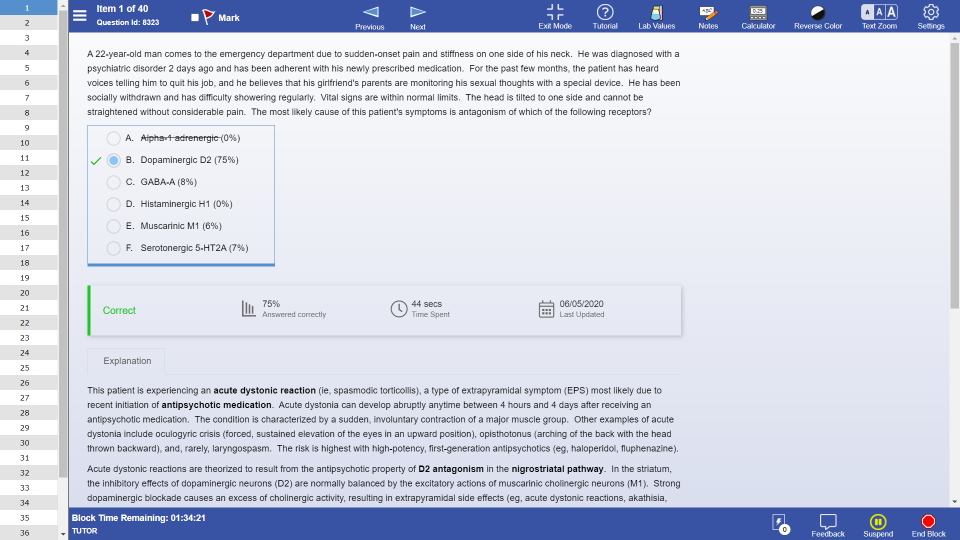
#> input picture TestPhotos/Questions/1.png, 1920 x 1080 px, found by its file name (shown at 1/2 size); its folder holds 4 pictures in this run
$ python -i pycrop.py   (imports and definitions only)
#> lines starting #> are read from the running program, lines starting #| are printed output that depends on the picture; pictures that were not available may be replaced by others from this repository, and a replacement may not be noted
from tkinter import *
from tkinter import filedialog
from PIL import Image, ImageFilter
import os.path, sys
import numpy
# [1 line not run here, left out]

originalImagesPath = ""

# [12 lines left out: function Crop, not called in this run]

def CropQuestions():
    croppedImagesPath = originalImagesPath + "\\Cropped_Questions\\"
    originalImages = os.listdir(originalImagesPath)

    if not os.path.exists(croppedImagesPath):
        os.makedirs(croppedImagesPath)

    for item in originalImages:
        imagePath = os.path.join(originalImagesPath, item)
        if os.path.isfile(imagePath):
            originalFile = os.path.basename(imagePath)
            originalFileName, originalFileExtension = os.path.splitext(originalFile)
            originalImage = Image.open(imagePath)
#> originalImage is the input picture: PIL image 1920x1080 RGBA; mean R, G, B, A 208.1, 212.9, 228.2, 255
            width, height = originalImage.size
#> width = 1920; height = 1080

            # Crops the image with the pixel coordinates defined as (left, upper, right, lower). Keep the
            # left and upper coords to "0, 0" so that it crops the image from the upper left most corner.
            croppedImage = originalImage.crop((165, 0, 1500, 1015))
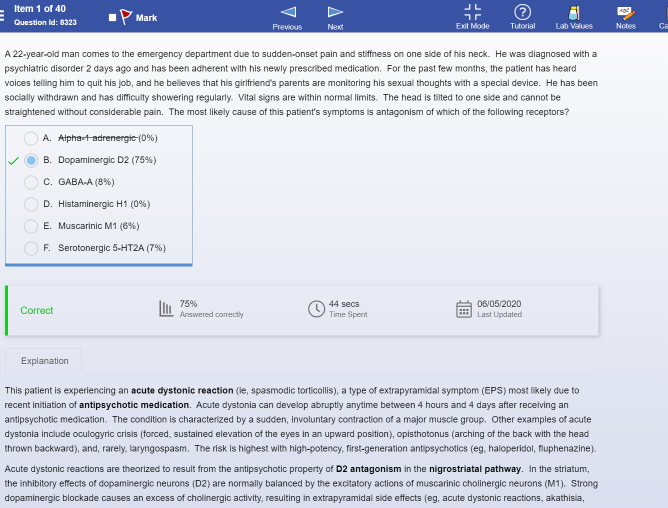
#> croppedImage: PIL image 1335x1015 RGBA (shown at 1/2 size); mean R, G, B, A 213.2, 217.3, 229.8, 255

            croppedImage.filter(ImageFilter.MedianFilter(3))
            colorArray = numpy.array(croppedImage.convert('RGB'))
            firstLetterY, firstLetterX = numpy.where(numpy.all(colorArray==[229,230,231], axis=2))  #Finds the coords for the first black pixel (should be the top of the first letter)
#> firstLetterY = 221 values from 130 to 168; firstLetterX = 221 values, max 1192 at index 212, min 77 at index 15, mean 625.5
            answerBoxBorderY, answerBoxBorderX = numpy.where(numpy.all(colorArray==[85,144,204], axis=2)) #Finds the coords for the last teal pixel (should be the bottom of the answer box)
#> answerBoxBorderY = 3177 values from 250 to 532; answerBoxBorderX = 3177 values, max 384 at index 374, min 10 at index 0, mean 197
            headerY, headerX = numpy.where(numpy.all(colorArray==[56, 82, 164], axis=2))  #Blue header/footer

            #If the answerBoxBorderY length is less than 2000 then we know that the answer box is cut off or is not in the picture
            #at all. Therefore, we want the top and bottom coords to be different to fit everything in the cropped image.
            if len(answerBoxBorderY) > 2000:
                top = 90
                bottom = answerBoxBorderY[-1] + 10
#> bottom = 542
            else:
                top = headerY[-1] + 1
                bottom = height

            right = 1250
            left = 0

            finishedImage = colorArray[top:bottom, left:right]
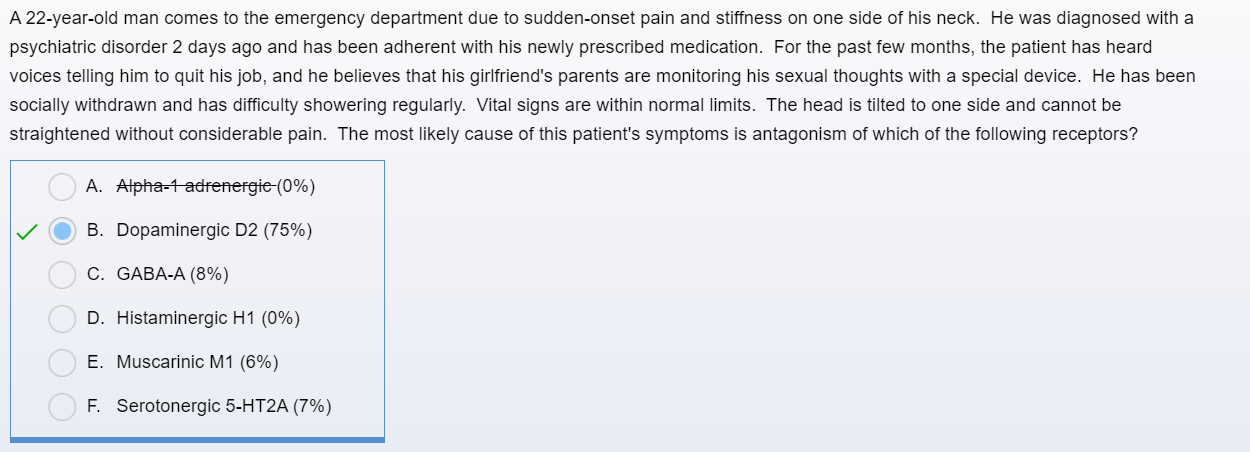
#> finishedImage: shape (452, 1250, 3); mean R, G, B 231.1, 232.9, 238.1
            finishedImageName = croppedImagesPath + originalFileName + "_Question_Cropped.png"
            Image.fromarray(finishedImage).save(finishedImageName)

#> (the run stopped early here; a loop or call above may not have finished)

$ run again, on TestPhotos/Questions/13.png
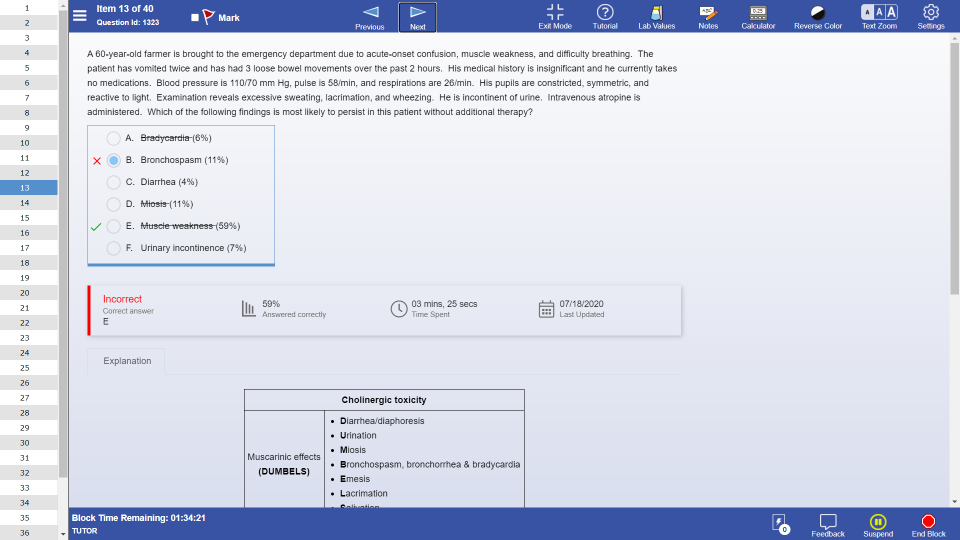
#> input picture TestPhotos/Questions/13.png, 1920 x 1080 px, found by its file name (shown at 1/2 size)
#> in CropQuestions, originalImage is the input picture: PIL image 1920x1080 RGBA; mean R, G, B, A 210.7, 215.5, 230.9, 255
#> in CropQuestions, `croppedImage = originalImage.crop((165, 0, 1500, 1015))`:
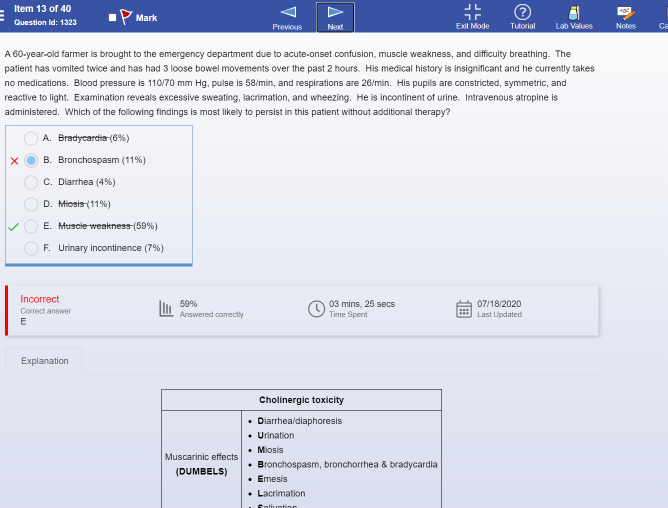
#> croppedImage: PIL image 1335x1015 RGBA (shown at 1/2 size); mean R, G, B, A 217.3, 221.1, 233.9, 255
#> firstLetterY = 240 values from 130 to 168; firstLetterX = 240 values, max 1187 at index 101, min 33 at index 14, mean 634.3
#> answerBoxBorderY = 3177 values from 250 to 532; answerBoxBorderX = 3177 values, max 384 at index 374, min 10 at index 0, mean 197
#> bottom = 542
#> in CropQuestions, `finishedImage = colorArray[top:bottom, left:right]`:
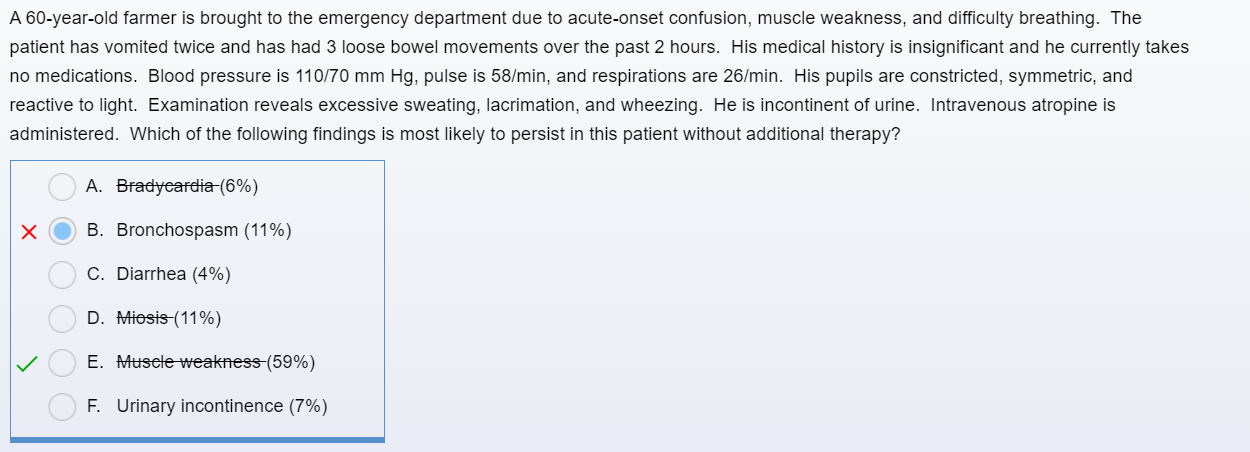
#> finishedImage: shape (452, 1250, 3); mean R, G, B 231.7, 233.5, 238.6

$ run again, on TestPhotos/Questions/14.png
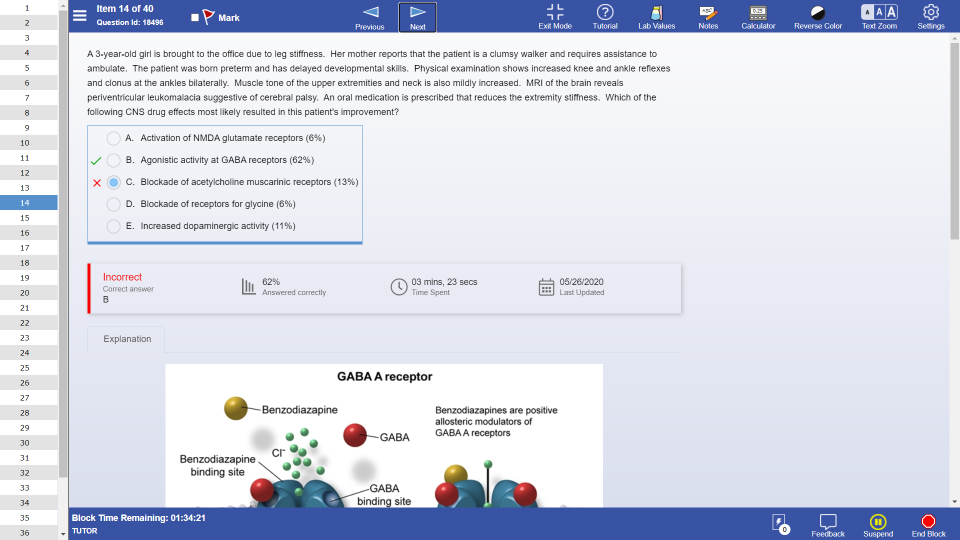
#> input picture TestPhotos/Questions/14.png, 1920 x 1080 px, found by its file name (shown at 1/2 size)
#> in CropQuestions, originalImage is the input picture: PIL image 1920x1080 RGBA; mean R, G, B, A 212.1, 216.4, 230.2, 255
#> in CropQuestions, `croppedImage = originalImage.crop((165, 0, 1500, 1015))`:
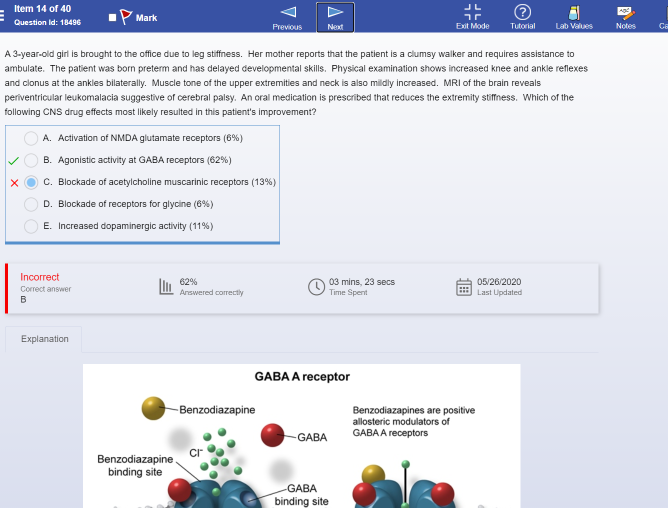
#> croppedImage: PIL image 1335x1015 RGBA (shown at 1/2 size); mean R, G, B, A 219.3, 222.4, 232.7, 255
#> firstLetterY = 214 values from 130 to 168; firstLetterX = 214 values, max 1127 at index 63, min 20 at index 21, mean 540.5
#> answerBoxBorderY = 4314 values from 250 to 488; answerBoxBorderX = 4314 values, max 559 at index 549, min 10 at index 0, mean 284.5
#> bottom = 498
#> in CropQuestions, `finishedImage = colorArray[top:bottom, left:right]`:
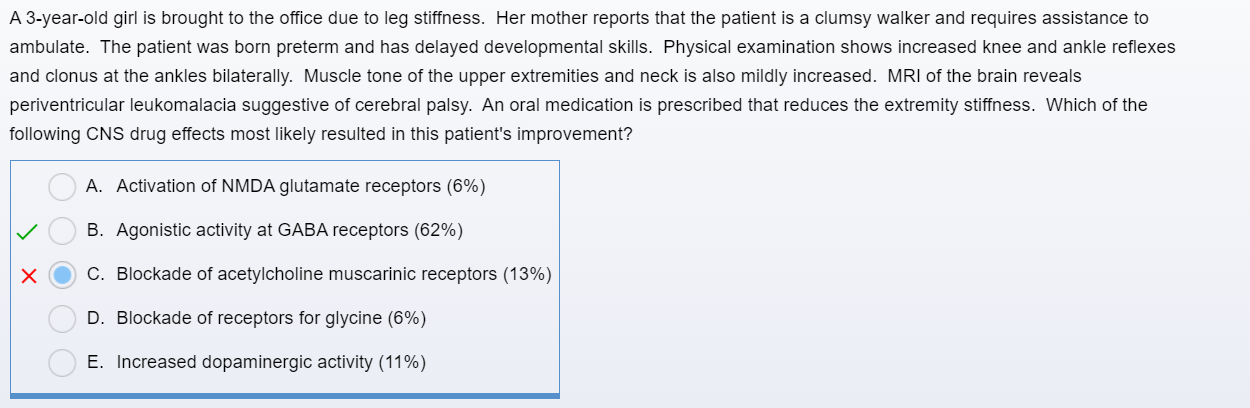
#> finishedImage: shape (408, 1250, 3); mean R, G, B 230.3, 232.1, 237

$ run again, on TestPhotos/Questions/15.png
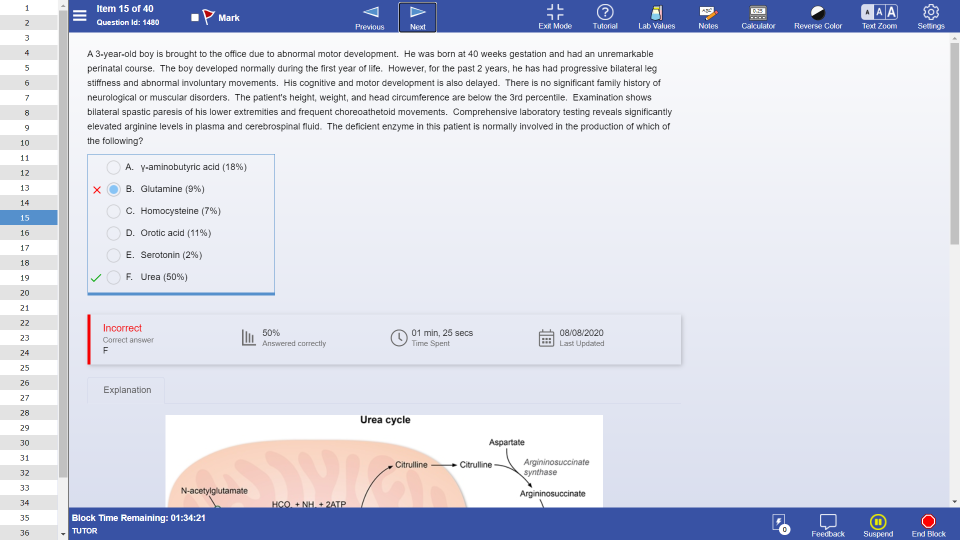
#> input picture TestPhotos/Questions/15.png, 1920 x 1080 px, found by its file name (shown at 1/2 size)
#> in CropQuestions, originalImage is the input picture: PIL image 1920x1080 RGBA; mean R, G, B, A 213, 216.2, 230, 255
#> in CropQuestions, `croppedImage = originalImage.crop((165, 0, 1500, 1015))`:
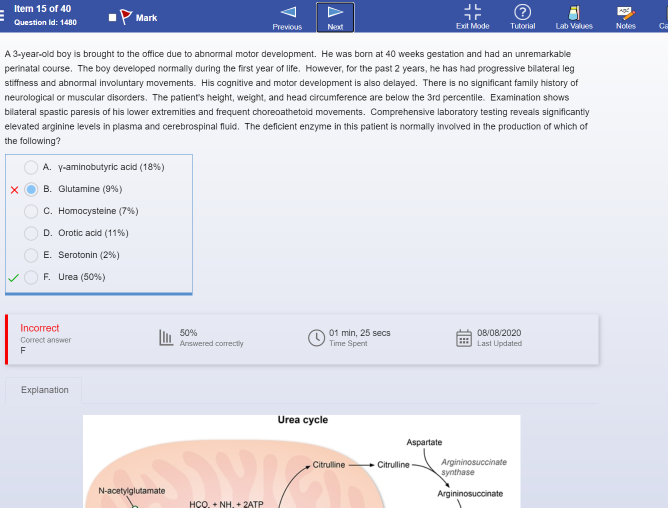
#> croppedImage: PIL image 1335x1015 RGBA (shown at 1/2 size); mean R, G, B, A 220.7, 222.2, 232.5, 255
#> firstLetterY = 256 values from 130 to 168; firstLetterX = 256 values, max 1156 at index 196, min 24 at index 162, mean 573.1
#> answerBoxBorderY = 3177 values from 308 to 590; answerBoxBorderX = 3177 values, max 384 at index 374, min 10 at index 0, mean 197
#> bottom = 600
#> in CropQuestions, `finishedImage = colorArray[top:bottom, left:right]`:
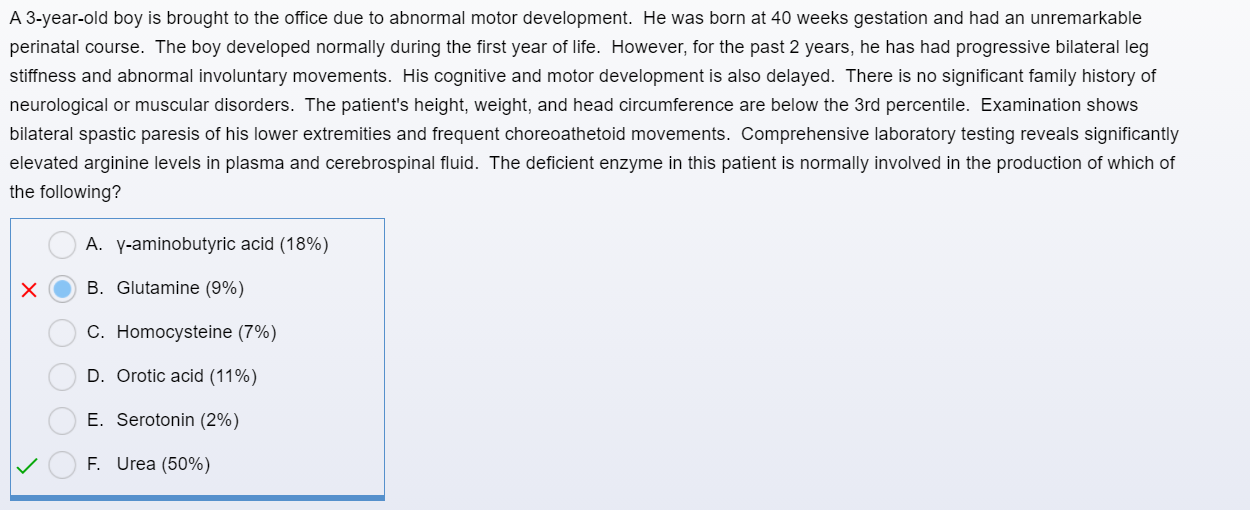
#> finishedImage: shape (510, 1250, 3); mean R, G, B 230.2, 232, 237.6
